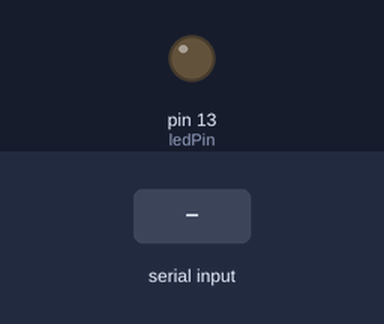
A sketch run on a simulated Arduino Uno, built with avr-gcc and run on an emulated ATmega328P. On the bench: output pins drawn as LEDs (lit = HIGH). The inputs (shaded band) are chosen by the test bench. What the sketch prints to the serial monitor is not drawn.

Above: at 1.2 s.
1.3 s: "90 45\n" received over Serial
At 1.7 s:
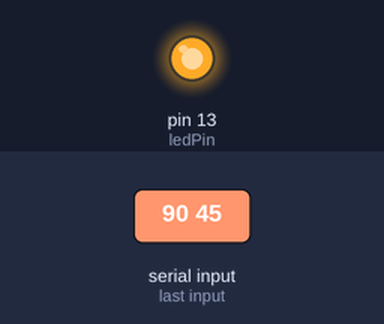
Timing chart, 0 to 10.3 s (numbered marks = the images above; inputs shaded):
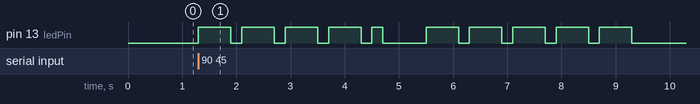

Measured:
- after the input at 1.3 s, pin 13 (ledPin): goes 4 × (HIGH 0.60 s, LOW 0.20 s), HIGH 0.20 s, LOW 0.80 s, 4 × (HIGH 0.60 s, LOW 0.20 s), HIGH 0.60 s, then LOW, starting at once

The sketch:

MoseCode.ino
```cpp
const int dotDelay = 200;   // base time unit for Morse
const int ledPin = 13;

// Morse code for A–Z
const char* letters[] = {
  ".-", "-...", "-.-.", "-..", ".", "..-.", "--.", "....", "..",
  ".---", "-.-", ".-..", "--", "-.", "---", ".--.", "--.-", ".-.",
  "...", "-", "..-", "...-", ".--", "-..-", "-.--", "--.."
};

// Morse code for 0–9
const char* numbers[] = {
  "-----", ".----", "..---", "...--", "....-",
  ".....", "-....", "--...", "---..", "----."
};

void setup() {
  pinMode(ledPin, OUTPUT);
  Serial.begin(9600);
  Serial.println("Enter text (A–Z, 0–9, space):");
}

void loop() {
  if (Serial.available() > 0) {
    char ch = Serial.read();

    if (ch >= 'a' && ch <= 'z') {
      flashSequence(letters[ch - 'a']);
    }
    else if (ch >= 'A' && ch <= 'Z') {
      flashSequence(letters[ch - 'A']);
    }
    else if (ch >= '0' && ch <= '9') {
      flashSequence(numbers[ch - '0']);
    }
    else if (ch == ' ') {
      delay(dotDelay * 4); // gap between words
    }
    // Ignore newlines/carriage returns
  }
}

// Flashes a sequence (like ".-" for A)
void flashSequence(const char* sequence) {
  for (int i = 0; sequence[i] != '\0'; i++) {
    flashDotOrDash(sequence[i]);
  }
  delay(dotDelay * 3); // gap between letters
}

// Flashes a single dot or dash
void flashDotOrDash(char dotOrDash) {
  digitalWrite(ledPin, HIGH);

  if (dotOrDash == '.') {
    delay(dotDelay); // dot = 1 unit
  }
  else {
    delay(dotDelay * 3); // dash = 3 units
  }

  digitalWrite(ledPin, LOW);
  delay(dotDelay); // gap between parts of a letter
}
```
